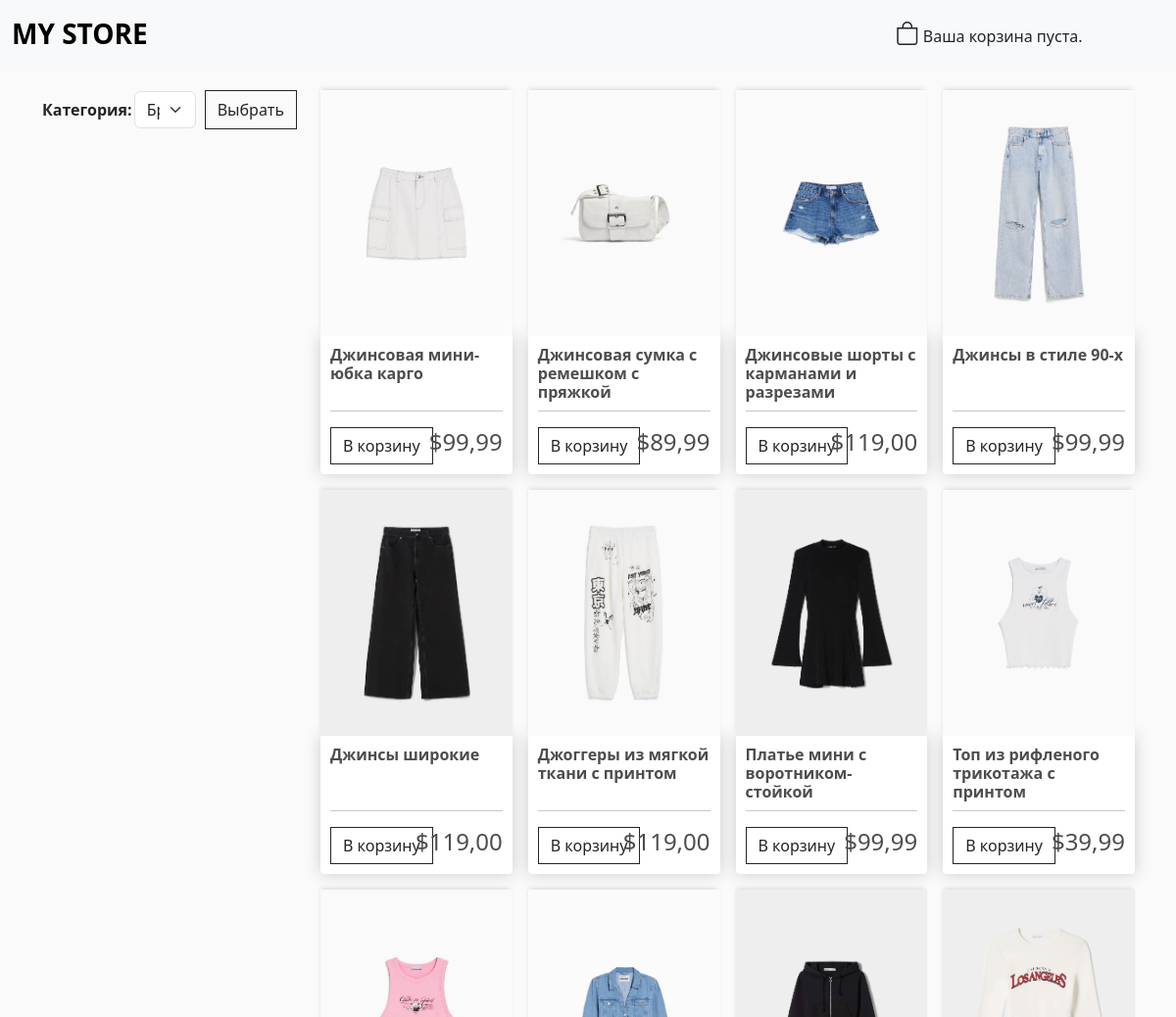
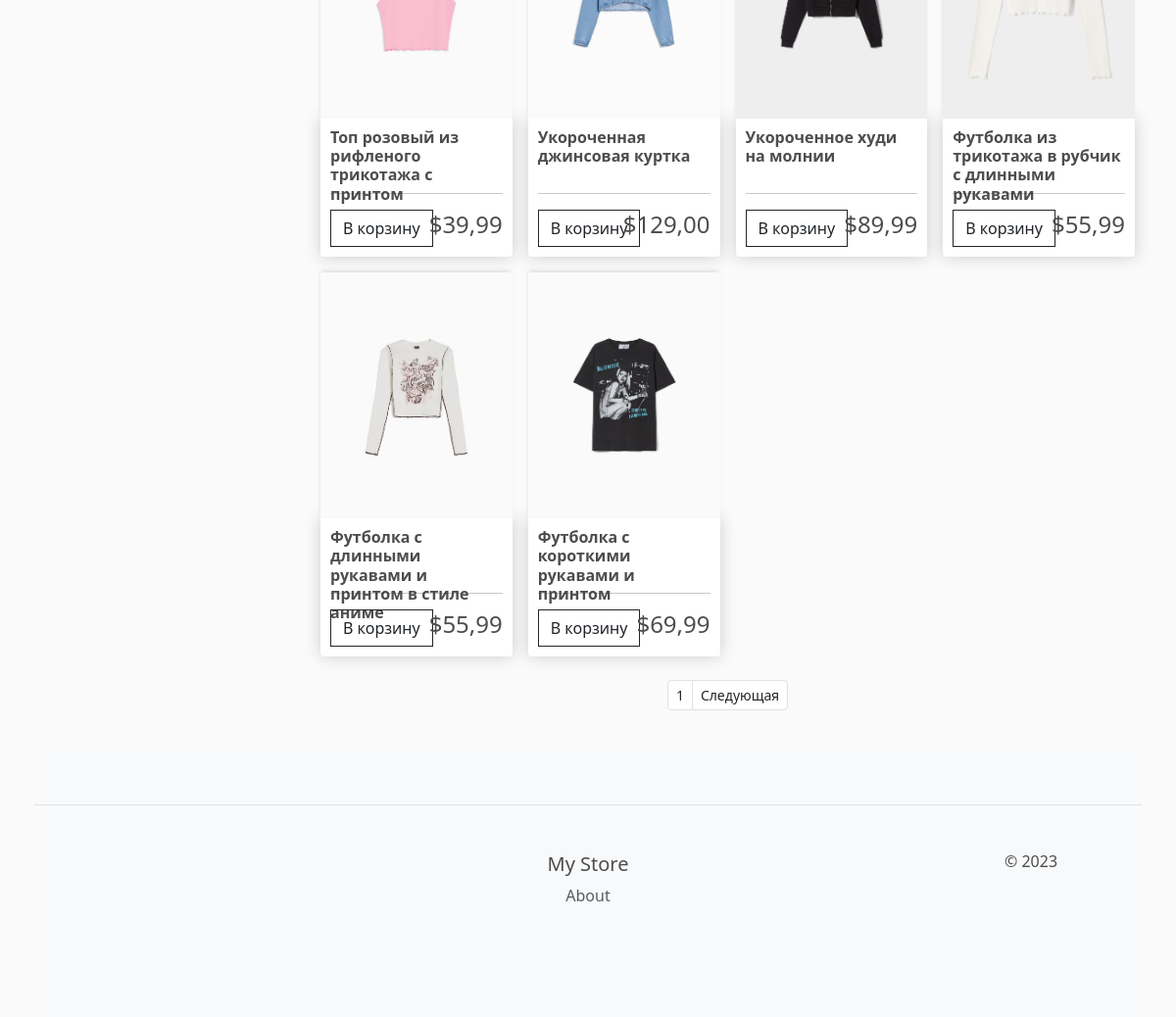
The app's page /store with its own data (2 pictures, top to bottom).
### store/models.py (models this page shows, shortened)
class Product(models.Model):
    category = models.ForeignKey(Category, null=True, blank=True, on_delete=models.CASCADE, related_name='products', help_text="Выберете категорию", verbose_name="Категория")
    name = models.CharField(max_length=60, help_text="Введите наименование предмета", verbose_name="Наименование")
    slug = models.SlugField(max_length=200, unique=True, db_index=True, verbose_name="URL")
    price = models.DecimalField(max_digits=10, decimal_places=2, help_text="Введите цену предмета", verbose_name="Цена")
    image = models.ImageField(null=True, blank=True, help_text="Загрузите изображение предмета", verbose_name="Изображение")
    description = models.TextField(blank=True, null=True, help_text="Введите описание продукта", verbose_name="Описание продукта")
    available = models.BooleanField(default=True, help_text="Введите статус наличия", verbose_name="В наличии")
    objects = models.Model
    class Meta:
        verbose_name = "Продукт"  # Название модели в единственном числе
        verbose_name_plural = "Продукты"  # Название модели во множественном числе
        ordering = ["name"]  # Поле по которому будет происходить сортировка

### store/views.py (the view, shortened to what this page needs)
# urls.py: path('', include('store.urls', namespace='store')),
def store(request):
    if request.method == 'GET':
        products = DataBase.read(Product, mode="all")
        paginator = Paginator(products, 8)
        page_number = request.GET.get('page')
        page_obj = paginator.get_page(page_number)
        form = CategoryForm()
        form_cart = CartAdd_Form()
        context = {"products": products, "form": form, "form_cart": form_cart, "page_obj": page_obj}
        return render(request, 'store/product/store.html', context=context)

### store/forms.py
class CategoryForm(forms.Form):
    category = forms.TypedChoiceField(label="Категория", choices=choices, coerce=str, widget=forms.Select(attrs={'class': 'form-select', 'id': 'autoSizingSelect'}))

### cart/forms.py
class CartAdd_Form(forms.Form):
    quantity = forms.TypedChoiceField(label="", choices=x, coerce=int, widget=forms.HiddenInput)
    update = forms.BooleanField(required=False, initial=False, widget=forms.HiddenInput)

### cart/cart.py (called while the page is built)
    def __len__(self):
        return sum(item['quantity'] for item in self.cart.values())

### cart/context_processors.py (called while the page is built)
def cart(request):
    context = {'cart': Cart(request)}
    return context

### store/views.py (called while the page is built, shortened)
    @staticmethod
    def read(model, mode="all", **kwargs):
        if mode == "all":  # Получить данные для [всех объектов]
            result = model.objects.all()
            return list(result.values())

### templates/store/product/store.html (shortened to what this page needs)
{% extends "base.html" %}
{% load static %}
{% block body %}
<br>
    <div class="container">
        <div class="row">
            <div class="col-lg-3 justify-content-start">
                    <form method="post" action="store">
                        <div class="d-grid gap-2 d-md-flex justify-content-md-end">
                     <table>{{ form }}</table>
                     <input type="submit" class="btn btn-outline-dark" value="Выбрать">
                        </div>
                    </form>
                </div>
            <div class="col-lg-9 justify-content-end">
            <div class="row row-cols-2 row-cols-lg-4 g-lg-3">
                {% for product in products %}
                    <div class="col-sm-3">
                        <div class="align-self-stretch" >
                        <a href="{% url 'store:product_detail' product.id %}"><img class="thumbnail" src="/images/{{ product.image }}"></a>
                            <div class = "box-element product">
                                <div class="col" style="height: 50px;">
                                <h6><strong>{{ product.name }}</strong></h6>
                                </div>
                                <hr>
                                <div class="row d-flex align-items-center">
                                <div class="col-6 d-flex justify-content-start">
                                <form method="POST" action="{% url 'cart:cart_add' product.id %}">
                                <input type="submit" class="btn btn-outline-dark" value="В корзину">
                                </form>
                                </div>
                                <div class="col-6 d-flex justify-content-end">
                                <h4>${{ product.price|floatformat:2 }}</h4>
                                </div>
                                </div>
                            </div>
                        </div>
                    </div>
                {% endfor %}
                </div>
            <br>
                <nav aria-label="label">
                  <ul class="pagination pagination-sm justify-content-center">
                    <li class="page-item"><a class="page-link text-dark" href="#">{{ page_obj.number }}</a></li>
                      {% if page_obj.has_next %}
                    <li class="page-item">
                      <a class="page-link text-dark" href="{{ request.path }}?page={{ page_obj.next_page_number }}">Следующая</a>
                    </li>
                      {% endif %}
                  </ul>
                </nav>
            </div>
        </div>
    </div>
<br>
{% endblock body %}

### templates/base.html (shortened to what this page needs)
<!DOCTYPE html>
{% load static %}
<html lang="en">
<head>
    <link href="https://cdn.jsdelivr.net/npm/bootstrap@5.3.0-alpha1/dist/css/bootstrap.min.css" rel="stylesheet">
    <link rel="stylesheet" href="https://cdn.jsdelivr.net/npm/bootstrap-icons@1.10.4/font/bootstrap-icons.css">
    <link href="{% static 'css/main.css' %}" rel="stylesheet">
    </head>
<body>
<header>
    <nav class="navbar navbar-expand-lg bg-light">
      <div class="container-fluid">
        <a class="navbar-brand fw-bold fs-3" href="{% url 'store:store' %}">MY STORE</a>
        <div class="collapse navbar-collapse" id="navbarNavDropdown">
          <ul class="navbar-nav">
            <li class="nav-item">
            <li class="nav-item">
              <div class="form-inline position-absolute top-50 end-0 translate-middle ">
              <a href="{% url 'cart:cart_detail' %}"><i class="bi bi-bag text-dark" style="font-size: 1.5rem;"></i></a>
              {% with total_items=cart|length %}
                {% if cart|length > 0 %}
                    <a class="btn btn-outline-white border-0" href="{% url 'cart:cart_detail' %}">
                    В корзине: {{ total_items }} ед.
                    ${{ cart.get_total_price }}
              </a>
                {% else %}
                    Ваша корзина пуста.
                {% endif %}
              {% endwith %}
            </div>
            </li>
          </ul>
    </div>
  </div>
</nav>
</header>
{% block body %} {% endblock %}
        <div class="container">
            <footer class="mt-auto py-2 bg-light">
                <div class="row row-cols-5 py-5 my-5 border-top">
                    <div class="col"></div>
                    <div class="col"></div>
                    <div class="col">
                        <h5>My Store</h5>
                        <ul class="nav flex-column">
                            <li class="nav-item mb-2"><a href="{% url 'store:about' %}" class="nav-link p-0 text-muted">About</a></li>
                        </ul>
                    </div>
                    <div class="col">
                    </div>
                    <div class="col">
                        <h6>© 2023</h6>
                    </div>
                </div>
            </footer>
    </body>
</html>

### static/css/main.css (style rules this page uses)
body { background-color: hsl(0, 0%, 98%); }
h1,h2,h3,h4,h5,h6 { color:hsl(0, 0%, 30%); }
.box-element { box-shadow:hsl(0, 0%, 80%) 0 0 16px; background-color: #fff; border-radius: 4px; padding: 10px; }
.thumbnail { width: 100%; height: 90%; -webkit-box-shadow: -1px -3px 5px -2px rgba(214,214,214,1); -moz-box-shadow: -1px -3px 5px -2px rgba(214,214,214,1); box-shadow: -1px -3px 5px -2px rgba(214,214,214,1); }
.product { border-radius: 0 0 4px 4px; }
.btn { border-radius: 0; }
footer { text-align:center; padding: 5px; color: #000; }

### records on screen
Product: image (picture), name "Джинсовая мини-юбка карго", price "99,99"
Product: image (picture), name "Джинсовая сумка с ремешком с пряжкой", price "89,99"
Product: image (picture), name "Джинсовые шорты с карманами и разрезами", price "119,00"
Product: image (picture), name "Джинсы в стиле 90-х", price "99,99"
Product: image (picture), name "Джинсы широкие", price "119,00"
Product: image (picture), name "Джоггеры из мягкой ткани с принтом", price "119,00"
Product: image (picture), name "Платье мини с воротником-стойкой", price "99,99"
Product: image (picture), name "Топ из рифленого трикотажа с принтом", price "39,99"
Product: image (picture), name "Топ розовый из рифленого трикотажа с принтом", price "39,99"
Product: image (picture), name "Укороченная джинсовая куртка", price "129,00"
Product: image (picture), name "Укороченное худи на молнии", price "89,99"
Product: image (picture), name "Футболка из трикотажа в рубчик с длинными рукавами", price "55,99"
Product: image (picture), name "Футболка с длинными рукавами и принтом в стиле аниме", price "55,99"
Product: image (picture), name "Футболка с короткими рукавами и принтом", price "69,99"

### other values on screen
{{ page_obj.number }} "1"
